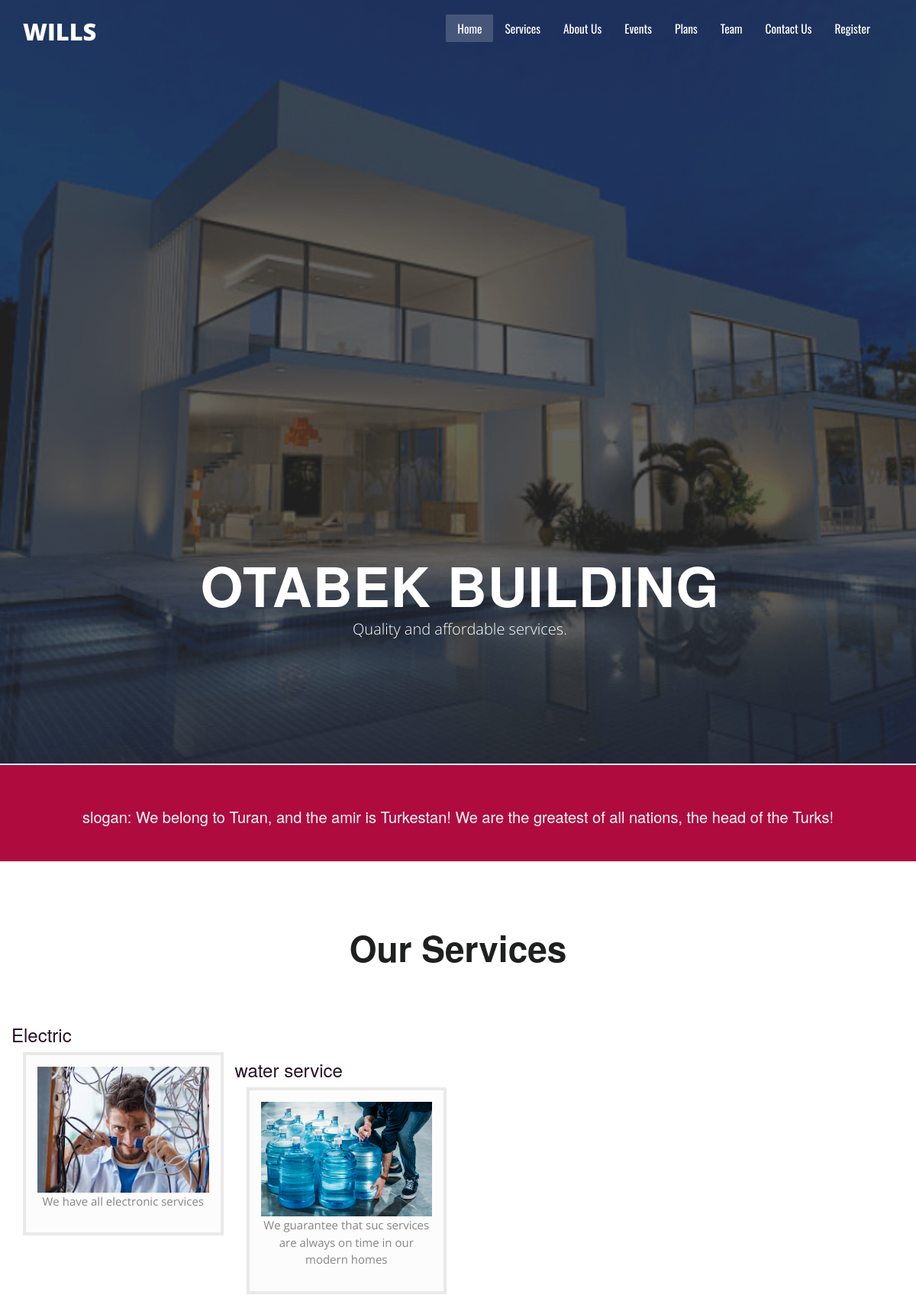
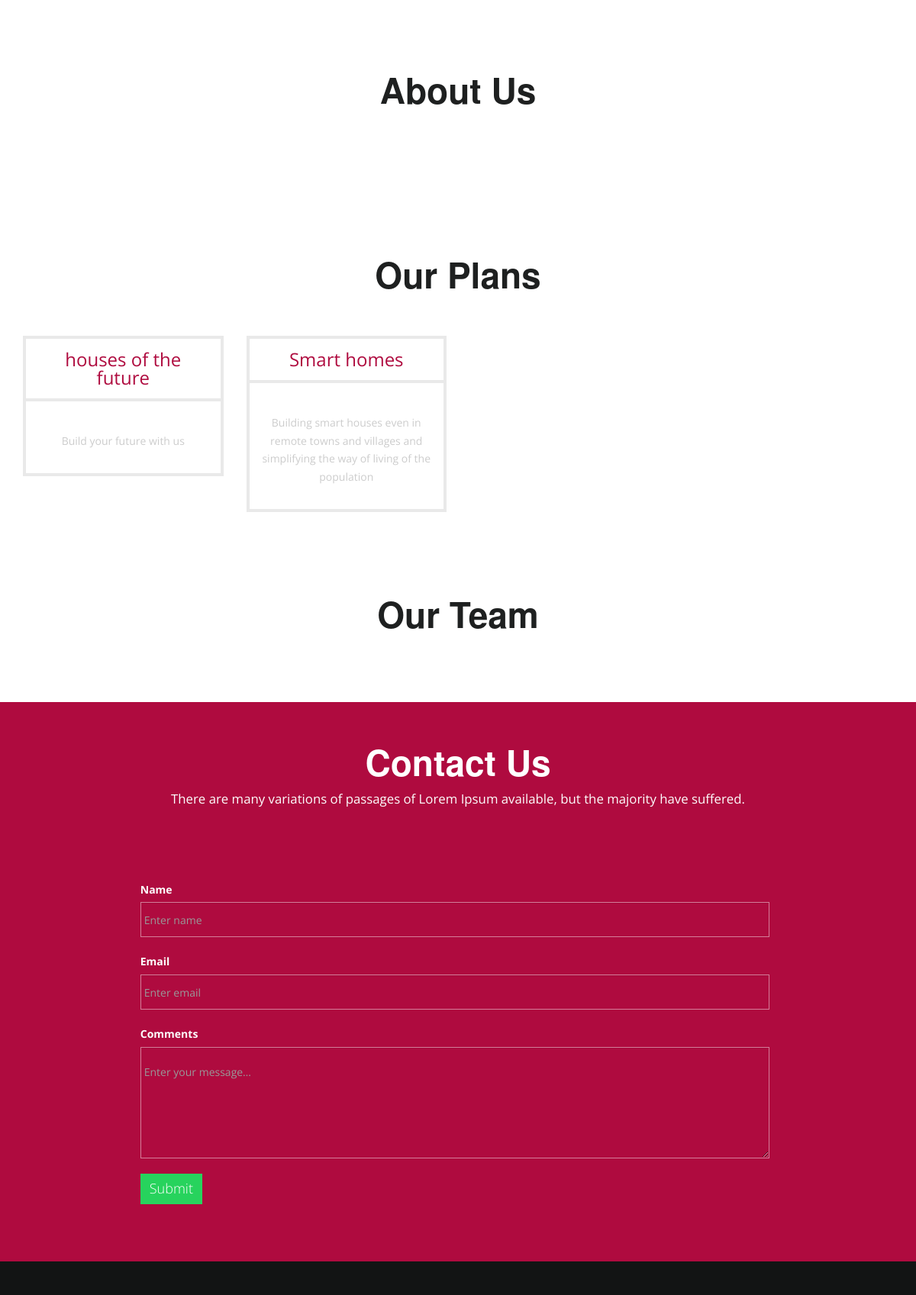
The app's page /service (upper part) with its own data (2 pictures, top to bottom).
### main/models.py (models this page shows, shortened)
class Ourservis(models.Model):
    service_name = models.CharField(max_length=255)
    body = models.TextField()
    image = models.ImageField(upload_to='ourservis_images/')

class Ourplans(models.Model):
    plan_name = models.CharField(max_length=255)
    body = models.TextField()

### main/views.py (the view)
# urls.py: path('service', views.service, name='services'),
def service(request):
    services = Ourservis.objects.all()
    plans = Ourplans.objects.all()
    about = Aboutus.objects.all()
    teem = Ourteem.objects.all()
    context = {
       'services': services,
        'plans': plans,
        'about': about,
        'teem': teem
    }
    return render(request, 'index.html', context)

### templates/index.html (shortened to what this page needs)
{% load static %}
<!doctype html>
<html lang="en-gb" class="no-js">
<head>
<link rel="stylesheet" href="{% static 'css/bootstrap.min.css' %}" />
<link rel="stylesheet" type="text/css" href="{% static 'css/isotope.css' %}" media="screen" />
<link rel="stylesheet" href="{% static 'js/fancybox/jquery.fancybox.css' %}" type="text/css" media="screen" />
<link href="{% static 'css/animate.css' %}" rel="stylesheet" media="screen">
<link href="{% static 'flexslider/flexslider.css' %}" rel="stylesheet" />
<link href="{% static 'js/owl-carousel/owl.carousel.css' %}" rel="stylesheet">
<link rel="stylesheet" href="{% static 'css/styles.css' %}" />
</head>
<body>
<header class="header">
  <div class="container">
    <nav class="navbar navbar-inverse" role="navigation">
      <div class="navbar-header">
        <a href="#" class="navbar-brand scroll-top logo  animated bounceInLeft"><b><i>WILLS</i></b></a> </div>
      <div id="main-nav" class="collapse navbar-collapse">
        <ul class="nav navbar-nav" id="mainNav">
          <li class="active" id="firstLink"><a href="#home" class="scroll-link">Home</a></li>
          <li><a href="#services" class="scroll-link">Services</a></li>
          <li><a href="#aboutUs" class="scroll-link">About Us</a></li>
          <li><a href="#work" class="scroll-link">Events</a></li>
          <li><a href="#plans" class="scroll-link">Plans</a></li>
          <li><a href="#team" class="scroll-link">Team</a></li>
          <li><a href="#contactUs" class="scroll-link">Contact Us</a></li>
          <li><a href="register" class="scroll-link">Register</a></li>
        </ul>
      </div>
    </nav>
  </div>
</header>
<section id="home">
  <div class="banner-container">
        <div id="main-slider" class="flexslider">
            <ul class="slides">
              <li>
                <img src="{% static 'images/Untitled-design-4.png' %}" alt="" />
                <div class="flex-caption container">
                    <h3>Otabek Building</h3>
					<p>Quality and affordable services.</p>
              </li>
            </ul>
        </div>
  </div>
  <div class="container hero-text2">
  <h3>slogan: We belong to Turan, and the amir is Turkestan! We are the greatest of all nations, the head of the Turks!</h3>
  </div>
</section>
<section id="services" class="page-section colord">
  <div class="container">
     <div class="heading text-center">
      <h2>Our Services</h2>
    </div>
    <div class="row">
      {% for service in services%}
      <h3>{{service.service_name}}</h3>
      <div class="col-md-3 text-center"><div class="b1"> <i><img src="{{service.image.url}}" alt="" /></i>
      <p>{{service.body}}</p>
      </div></div>
    {% endfor %}
  </div>
</section>
<section id="aboutUs">
  <div class="container">
    <div class="heading text-center">
      <h2>About Us</h2>
    </div>
    </div>
</section>
<section id="plans" class="page-section">
  <div class="container">
    <div class="heading text-center">
      <h2>Our Plans</h2>
    </div>
    <div class="row flat">
      {% for plan in plans %}
      <div class="col-lg-3 col-md-3 col-xs-12">
        <ul class="plan plan1">
          <li class="plan-name">{{plan.plan_name}} </li>
          <li class="plan-price"> {{ plan.body }}</li>
        </ul>
      </div>
      {% endfor %}
  </div>
</section>
<section id="team" class="page-section">
  <div class="container">
    <div class="heading text-center">
      <h2>Our Team</h2>
    </div>
</section>
<section id="contactUs" class="contact-parlex">
  <div class="parlex-back">
    <div class="container">
      <div class="row">
        <div class="heading text-center">
          <h2>Contact Us</h2>
          <p>There are many variations of passages of Lorem Ipsum available, but the majority have suffered.</p>
        </div>
      </div>
      <div class="row mrgn30">
        <form method="post" action="{% url 'contact' %}" id="contactfrm" role="form">
          <div class="col-sm-12">
            <div class="form-group">
              <label for="name">Name</label>
              <input type="text" class="form-control" name="name" id="name" placeholder="Enter name" title="Please enter your name (at least 2 characters)">
            </div>
            <div class="form-group">
              <label for="email">Email</label>
              <input type="email" class="form-control" name="email" id="email" placeholder="Enter email" title="Please enter a valid email address">
            </div>
            <div class="form-group">
              <label for="comments">Comments</label>
              <textarea name="message" class="form-control" id="message" cols="3" rows="5" placeholder="Enter your message…" title="Please enter your message (at least 10 characters)"></textarea>
              <button name="submit" type="submit" class="btn btn-lg btn-primary" id="submit">Submit</button>
            </div>
          </div>
        </form>
      </div>
    </div>
  </div>
</section>
<footer>
</footer>
</body>
</html>

### static/flexslider/flexslider.css (style rules this page uses)
.slides, .flex-control-nav, .flex-direction-nav { margin: 0; padding: 0; list-style: none; }
.flexslider { margin: 0; padding: 0; }
.flexslider .slides > li { display: none; -webkit-backface-visibility: hidden; }
.flexslider .slides img { width: 100%; display: block; }
.slides:after { content: "."; display: block; clear: both; visibility: hidden; line-height: 0; height: 0; }
.flexslider { background:none; position: relative; zoom: 1; }
.flexslider .slides { zoom: 1; }
.flex-caption { background: rgba(0,0,0,.8); margin-left:5px;bottom:5px; position:absolute;padding:20px; z-index:99; }
.flex-caption p { font-size: 14px !important; line-height: 22px; font-weight:300; color: #fff }

### records on screen
Ourservis: service_name "Electric", image (picture), body "We have all electronic services"
Ourservis: service_name "water service", image (picture), body "We guarantee that suc services are always on time in our modern homes"
Ourplans: plan_name "houses of the future", body "Build your future with us"
Ourplans: plan_name "Smart homes", body "Building smart houses even in remote towns and villages and simplifying the way of living of the population"
